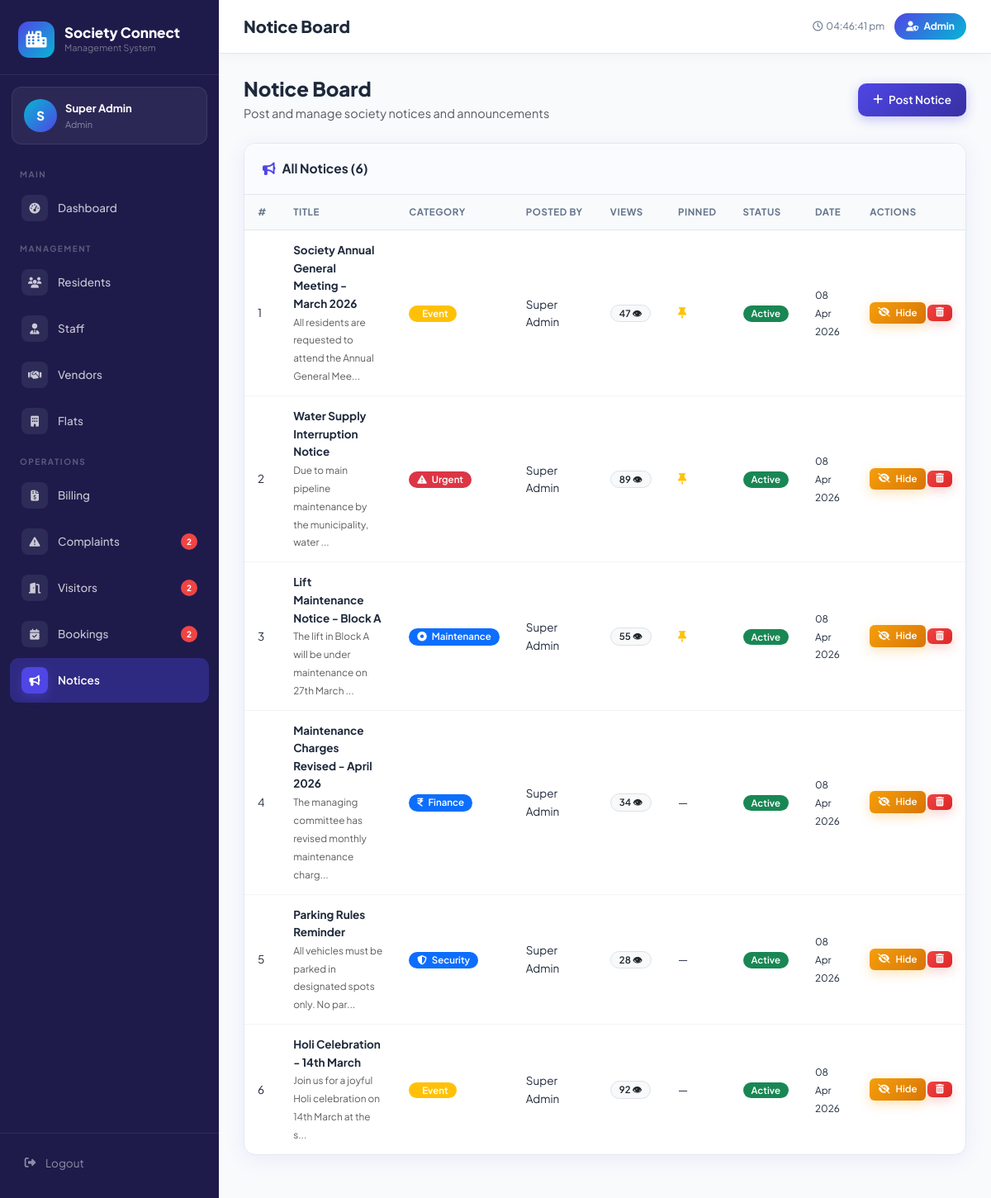
The page /admin/notices.php (signed in) on the database its author committed.
### tables this page shows
CREATE TABLE `notices` (
  `id`          INT          UNSIGNED AUTO_INCREMENT PRIMARY KEY,
  `title`       VARCHAR(200) NOT NULL,
  `content`     TEXT         NOT NULL,
  `category`    ENUM('general','urgent','maintenance','event','finance','security') DEFAULT 'general',
  `posted_by`   INT          UNSIGNED NOT NULL,
  `file_name`   VARCHAR(255) DEFAULT NULL,
  `is_pinned`   TINYINT(1)   DEFAULT 0,
  `is_active`   TINYINT(1)   DEFAULT 1,
  `views`       INT          DEFAULT 0,
  `expiry_date` DATE         DEFAULT NULL,
  `created_at`  TIMESTAMP    DEFAULT CURRENT_TIMESTAMP,
  FOREIGN KEY (`posted_by`) REFERENCES `users`(`id`) ON DELETE CASCADE
);

CREATE TABLE `users` (
  `id`          INT          UNSIGNED AUTO_INCREMENT PRIMARY KEY,
  `name`        VARCHAR(100) NOT NULL,
  `email`       VARCHAR(150) NOT NULL UNIQUE,
  `password`    VARCHAR(255) NOT NULL,
  `role`        ENUM('admin','resident','staff') NOT NULL DEFAULT 'resident',
  `phone`       VARCHAR(20)  DEFAULT NULL,
  `avatar`      VARCHAR(255) DEFAULT NULL,
  `status`      ENUM('active','inactive') DEFAULT 'active',
  `last_login`  DATETIME     DEFAULT NULL,
  `created_at`  TIMESTAMP    DEFAULT CURRENT_TIMESTAMP,
  `updated_at`  TIMESTAMP    DEFAULT CURRENT_TIMESTAMP ON UPDATE CURRENT_TIMESTAMP
);

### config/db.php (called while the page is built, shortened)
<?php
function e(mixed $val): string {
    return htmlspecialchars((string)$val, ENT_QUOTES, 'UTF-8');
}
function categoryIcon(string $cat): string {
    $icons = [
        'electrical'  => 'bolt',
        'plumbing'    => 'droplet',
        'civil'       => 'hammer',
        'housekeeping'=> 'broom',
        'security'    => 'shield-halved',
        'lift'        => 'elevator',
        'common_area' => 'people-group',
        'other'       => 'circle-dot',
        'general'     => 'bullhorn',
        'urgent'      => 'triangle-exclamation',
        'event'       => 'calendar-star',
        'finance'     => 'indian-rupee-sign',
    ];
    return $icons[$cat] ?? 'circle-dot';
}

### admin/notices.php (the view, shortened to what this page needs)
<?php
require_once '../config/db.php';
$db = getDB();
$notices = $db->query("SELECT n.*, u.name as posted_by_name
                       FROM notices n JOIN users u ON n.posted_by=u.id
                       ORDER BY n.is_pinned DESC, n.created_at DESC")->fetchAll();
require_once '../includes/header.php';
?>
<div class="d-flex align-items-center justify-content-between mb-4">
    <div>
        <h4 class="fw-800 mb-1">Notice Board</h4>
        <p class="text-muted mb-0">Post and manage society notices and announcements</p>
    </div>
    <button class="btn-sc primary" data-bs-toggle="modal" data-bs-target="#addNoticeModal">
        <i class="fa-solid fa-plus"></i> Post Notice
    </button>
</div>
<?php if (empty($notices)): ?>
<div class="empty-state">
    <div class="empty-icon"><i class="fa-solid fa-bullhorn"></i></div>
    <h5>No Notices</h5><p>Post your first notice to inform residents.</p>
</div>
<?php else: ?>
<div class="sc-card">
    <div class="sc-card-header">
        <div class="sc-card-title"><i class="fa-solid fa-bullhorn"></i> All Notices (<?= count($notices) ?>)</div>
    </div>
    <div class="table-responsive">
        <table class="table-sc">
            <thead>
                <tr><th>#</th><th>Title</th><th>Category</th><th>Posted By</th><th>Views</th><th>Pinned</th><th>Status</th><th>Date</th><th>Actions</th></tr>
            </thead>
            <tbody>
            <?php foreach ($notices as $i => $n): ?>
            <tr>
                <td><?= $i+1 ?></td>
                <td>
                    <div class="fw-700"><?= e($n['title']) ?></div>
                    <small class="text-muted"><?= e(substr($n['content'],0,60)) ?>...</small>
                </td>
                <td>
                    <span class="badge bg-<?= $n['category']==='urgent'?'danger':($n['category']==='event'?'warning':'primary') ?>">
                        <i class="fa-solid fa-<?= categoryIcon($n['category']) ?> me-1"></i>
                        <?= ucfirst($n['category']) ?>
                    </span>
                </td>
                <td><?= e($n['posted_by_name']) ?></td>
                <td><span class="badge bg-light text-dark border"><?= $n['views'] ?> 👁</span></td>
                <td><?= $n['is_pinned'] ? '<i class="fa-solid fa-thumbtack text-warning"></i>' : '—' ?></td>
                <td><?= $n['is_active'] ? '<span class="badge bg-success">Active</span>' : '<span class="badge bg-secondary">Hidden</span>' ?></td>
                <td><small><?= date('d M Y', strtotime($n['created_at'])) ?></small></td>
                <td style="white-space:nowrap;">
                    <a href="?toggle=<?= $n['id'] ?>"
                       class="btn-sc <?= $n['is_active'] ? 'warning' : 'success' ?> xs">
                        <?= $n['is_active'] ? '<i class="fa-solid fa-eye-slash"></i> Hide' : '<i class="fa-solid fa-eye"></i> Show' ?>
                    </a>
                    <a href="?delete=<?= $n['id'] ?>"
                       class="btn-sc danger xs" data-confirm="Delete this notice permanently?">
                        <i class="fa-solid fa-trash-can"></i>
                    </a>
                </td>
            </tr>
            <?php endforeach; ?>
            </tbody>
        </table>
    </div>
</div>
<?php endif; ?>
<?php require_once '../includes/footer.php'; ?>

### assets/css/style.css (style rules this page uses)
:root { --primary: #4F46E5; --primary-light: #818CF8; --primary-dark: #3730A3; --secondary: #06B6D4; --secondary-light:#67E8F9; --accent: #F59E0B; --success: #10B981; --danger: #EF4444; --warning: #F59E0B; --info: #06B6D4; --bg: #F8FAFC; --card-bg: #FFFFFF; --sidebar-bg: #1E1B4B; --sidebar-text: rgba(255,255,255,0.75); --sidebar-active: rgba(255,255,255,0.15); --border: #E2E8F0; --text: #1E293B; --text-muted: #64748B; --shadow: 0 4px 24px rgba(79,70,229,0.08); --shadow-lg: 0 8px 40px rgba(79,70,229,0.15); --radius: 14px; --radius-sm: 8px; --radius-lg: 20px; --sidebar-w: 265px; --font: 'Plus Jakarta Sans', sans-serif; --font-alt: 'Space Grotesk', sans-serif; }
*, *::before, *::after { margin: 0; padding: 0; box-sizing: border-box; }
html { scroll-behavior: smooth; }
body { font-family: var(--font); background: var(--bg); color: var(--text); font-size: 14.5px; line-height: 1.6; -webkit-font-smoothing: antialiased; }
.sc-card { background: white; border-radius: var(--radius); box-shadow: var(--shadow); border: 1px solid var(--border); overflow: hidden; margin-bottom: 24px; }
.sc-card-header { padding: 18px 22px; border-bottom: 1px solid var(--border); display: flex; align-items: center; justify-content: space-between; background: #FAFBFF; }
.sc-card-title { font-size: 15.5px; font-weight: 700; color: var(--text); display: flex; align-items: center; gap: 8px; }
.sc-card-title i { color: var(--primary); }
.table-sc { width: 100%; border-collapse: collapse; font-size: 13.5px; }
.table-sc thead th { background: #F8FAFC; padding: 12px 16px; text-align: left; font-size: 11.5px; font-weight: 700; color: var(--text-muted); text-transform: uppercase; letter-spacing: 0.6px; border-bottom: 1px solid var(--border); white-space: nowrap; }
.table-sc tbody td { padding: 13px 16px; border-bottom: 1px solid #F1F5F9; color: var(--text); vertical-align: middle; }
.table-sc tbody tr:last-child td { border-bottom: none; }
.btn-sc { display: inline-flex; align-items: center; gap: 7px; padding: 9px 18px; border-radius: 10px; font-size: 13.5px; font-weight: 600; border: none; cursor: pointer; text-decoration: none; transition: all 0.2s; white-space: nowrap; }
.btn-sc.primary { background: linear-gradient(135deg, var(--primary), var(--primary-dark)); color: white; box-shadow: 0 4px 14px rgba(79,70,229,0.3); }
.btn-sc.danger { background: linear-gradient(135deg, var(--danger), #DC2626); color: white; box-shadow: 0 4px 14px rgba(239,68,68,0.25); }
.btn-sc.warning { background: linear-gradient(135deg, var(--warning), #D97706); color: white; box-shadow: 0 4px 14px rgba(245,158,11,0.3); }
.btn-sc.xs { padding: 4px 10px; font-size: 11.5px; border-radius: 6px; }
.badge { font-size: 11.5px; font-weight: 600; padding: 4px 10px; border-radius: 20px; }
.fw-700 { font-weight: 700 !important; }
.fw-800 { font-weight: 800 !important; }

### rows shown on the page
notices: title "Society Annual General Meeting - March 2026", content "All residents are requested to attend the Annual General Mee", category "Event", posted_by.name "Super Admin", views "47", is_pinned 1 (drawn), is_active "Active", created_at "08 Apr 2026"
notices: title "Water Supply Interruption Notice", content "Due to main pipeline maintenance by the municipality, water", category "Urgent", posted_by.name "Super Admin", views "89", is_pinned 1 (drawn), is_active "Active", created_at "08 Apr 2026"
notices: title "Lift Maintenance Notice - Block A", content "The lift in Block A will be under maintenance on 27th March", category "Maintenance", posted_by.name "Super Admin", views "55", is_pinned 1 (drawn), is_active "Active", created_at "08 Apr 2026"
notices: title "Maintenance Charges Revised - April 2026", content "The managing committee has revised monthly maintenance charg", category "Finance", posted_by.name "Super Admin", views "34", is_active "Active", created_at "08 Apr 2026"
notices: title "Parking Rules Reminder", content "All vehicles must be parked in designated spots only. No par", category "Security", posted_by.name "Super Admin", views "28", is_active "Active", created_at "08 Apr 2026"
notices: title "Holi Celebration - 14th March", content "Join us for a joyful Holi celebration on 14th March at the s", category "Event", posted_by.name "Super Admin", views "92", is_active "Active", created_at "08 Apr 2026"

### other values the page prints
$userInitial "S"
$userName "Super Admin"
$userRole "Admin"
$section "MAIN"
$item['label'] "Dashboard"
$section "MANAGEMENT"
$item['label'] "Residents"
$item['label'] "Staff"
$item['label'] "Vendors"
$item['label'] "Flats"
$section "OPERATIONS"
$item['label'] "Billing"
$item['label'] "Complaints"
$item['badge'] "2"
$item['label'] "Visitors"
